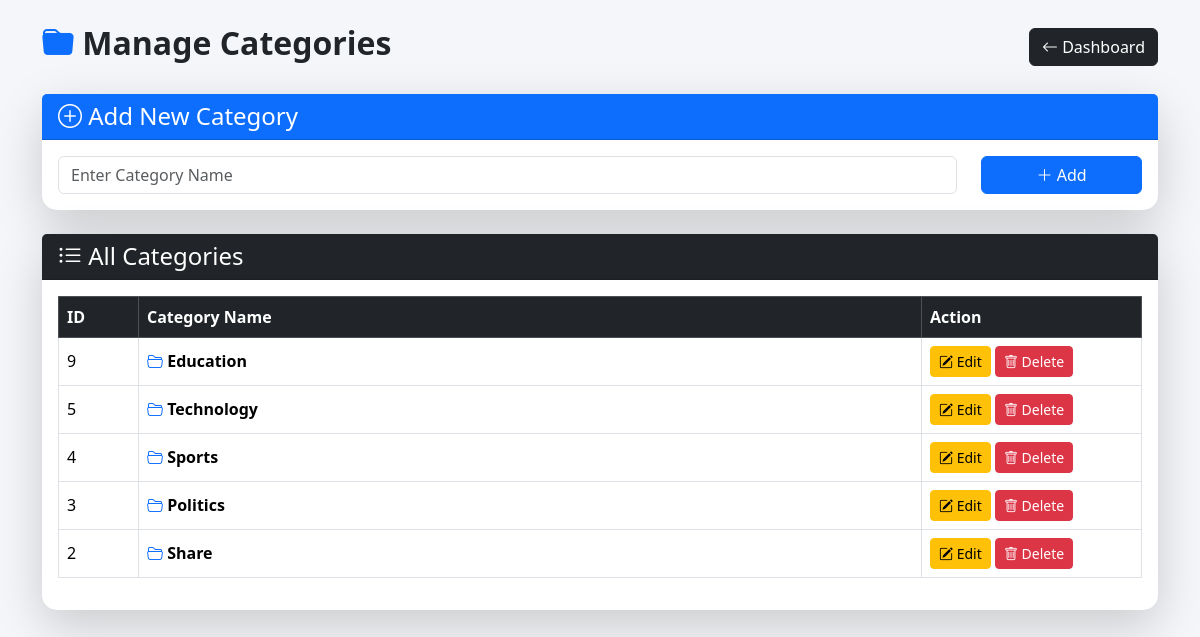
Screenshot of /categories.php (signed in) with the database file from the repository.
### tables this page shows
CREATE TABLE `categories` (
  `id` int(11) NOT NULL,
  `category_name` varchar(100) NOT NULL,
  `created_at` timestamp NOT NULL DEFAULT current_timestamp()
);

### categories.php (the view, shortened to what this page needs)
<?php
include("database.php");
?>
<!DOCTYPE html>
<html lang="en">
<head>
<link href="https://cdn.jsdelivr.net/npm/bootstrap@5.3.7/dist/css/bootstrap.min.css" rel="stylesheet">
<link href="https://cdn.jsdelivr.net/npm/bootstrap-icons@1.11.3/font/bootstrap-icons.css" rel="stylesheet">
</head>
<body>
<div class="container py-4">
<div class="d-flex justify-content-between align-items-center mb-4">
<h2 class="page-title">
<i class="bi bi-folder-fill text-primary"></i>
Manage Categories
</h2>
<a href="dashboard.php" class="btn btn-dark">
<i class="bi bi-arrow-left"></i>
Dashboard
</a>
</div>
<div class="card shadow-lg mb-4">
<div class="card-header bg-primary text-white">
<h4 class="mb-0">
<i class="bi bi-plus-circle"></i>
Add New Category
</h4>
</div>
<div class="card-body">
<form method="POST">
<div class="row">
<div class="col-md-10">
<input
type="text"
name="category_name"
class="form-control"
placeholder="Enter Category Name"
required>
</div>
<div class="col-md-2 d-grid">
<button
type="submit"
name="add_category"
class="btn btn-primary">
<i class="bi bi-plus-lg"></i>
Add
</button>
</div>
</div>
</form>
</div>
</div>
<div class="card shadow-lg">
<div class="card-header bg-dark text-white">
<h4 class="mb-0">
<i class="bi bi-list-ul"></i>
All Categories
</h4>
</div>
<div class="card-body">
<div class="table-responsive">
<table class="table table-hover table-bordered align-middle">
<thead class="table-dark">
<tr>
<th width="80">ID</th>
<th>Category Name</th>
<th width="220">Action</th>
</tr>
</thead>
<tbody>
    <?php
$result = mysqli_query($conn,"
SELECT *
FROM categories
ORDER BY id DESC
");
while($row=mysqli_fetch_assoc($result)){
?>
<tr>
<td>
<?php echo $row['id']; ?>
</td>
<td>
<span class="fw-semibold">
<i class="bi bi-folder2-open text-primary"></i>
<?php echo htmlspecialchars($row['category_name']); ?>
</span>
</td>
<td>
<a
href="edit_category.php?id=<?php echo $row['id']; ?>"
class="btn btn-warning btn-sm">
<i class="bi bi-pencil-square"></i>
Edit
</a>
<a
href="delete_category.php?id=<?php echo $row['id']; ?>"
class="btn btn-danger btn-sm"
onclick="return confirm('Are you sure you want to delete this category?');">
<i class="bi bi-trash"></i>
Delete
</a>
</td>
</tr>
<?php } ?>
</tbody>
</table>
</div>
</div>
</div>
</div>
</body>
</html>

### categories.php (style rules this page uses)
body { background:#f4f6f9; }
.card { border:none; border-radius:15px; }
.page-title { font-weight:700; }

### rows the page displays
categories: id "9", category_name "Education"
categories: id "5", category_name "Technology"
categories: id "4", category_name "Sports"
categories: id "3", category_name "Politics"
categories: id "2", category_name "Share"
